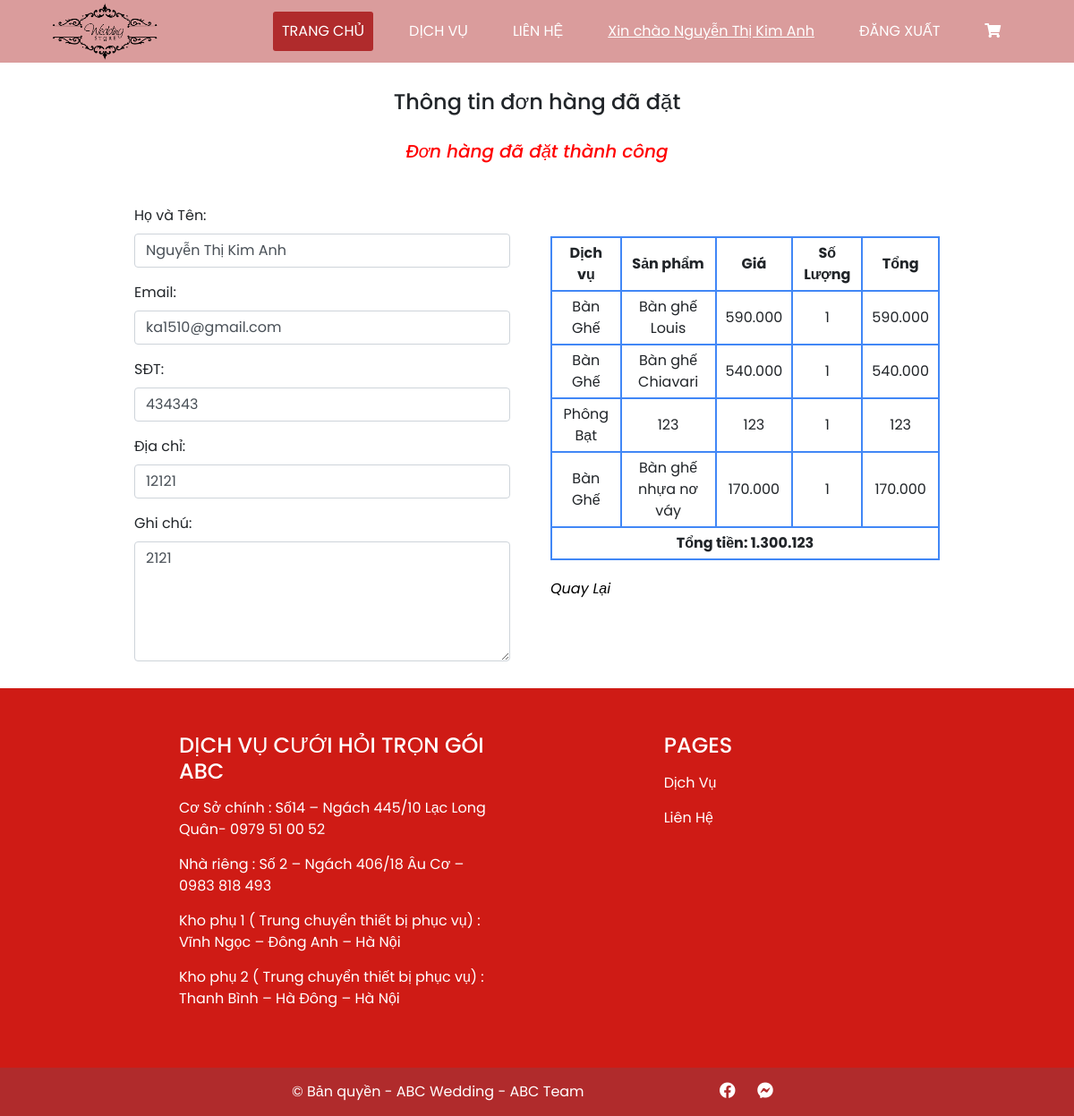
Screenshot of /category_product/ordered_list.php?user_id=65 with the database file from the repository.
### tables this page shows
CREATE TABLE `user` (
  `id` int NOT NULL AUTO_INCREMENT,
  `fullname` varchar(50) DEFAULT NULL,
  `gender` varchar(45) DEFAULT NULL,
  `email` varchar(150) DEFAULT NULL,
  `phone_number` varchar(20) DEFAULT NULL,
  `address` varchar(200) DEFAULT NULL,
  `password` varchar(32) DEFAULT NULL,
  `role_id` int DEFAULT NULL,
  `created_at` datetime DEFAULT NULL,
  `updated_at` datetime DEFAULT NULL,
  `status` int DEFAULT NULL,
  PRIMARY KEY (`id`),
  KEY `role_id` (`role_id`),
  CONSTRAINT `user_ibfk_1` FOREIGN KEY (`role_id`) REFERENCES `role` (`id`)
);

CREATE TABLE `orders` (
  `id` int NOT NULL AUTO_INCREMENT,
  `user_id` int DEFAULT NULL,
  `fullname` varchar(500) DEFAULT NULL,
  `phone_number` varchar(50) DEFAULT NULL,
  `email` varchar(500) DEFAULT NULL,
  `address` varchar(500) DEFAULT NULL,
  `note` varchar(250) DEFAULT NULL,
  `total` int DEFAULT NULL,
  `create_time` datetime DEFAULT NULL,
  `status` int DEFAULT NULL,
  PRIMARY KEY (`id`),
  KEY `user_id` (`user_id`),
  CONSTRAINT `orders_ibfk_1` FOREIGN KEY (`user_id`) REFERENCES `user` (`id`)
);

CREATE TABLE `order_user` (
  `id` int NOT NULL AUTO_INCREMENT,
  `user_id` int DEFAULT NULL,
  `product_id` int DEFAULT NULL,
  `count` int DEFAULT NULL,
  `status` int DEFAULT NULL,
  PRIMARY KEY (`id`)
);

CREATE TABLE `category` (
  `id` int NOT NULL AUTO_INCREMENT,
  `name` varchar(20) DEFAULT NULL,
  `h4_content` varchar(500) NOT NULL,
  `h5_content` varchar(500) NOT NULL,
  PRIMARY KEY (`id`)
);

CREATE TABLE `product` (
  `id` int NOT NULL AUTO_INCREMENT,
  `category_id` int DEFAULT NULL,
  `title` varchar(350) DEFAULT NULL,
  `price` int DEFAULT NULL,
  `thumbnail` varchar(500) DEFAULT NULL,
  `description` longtext,
  `count` int DEFAULT NULL,
  `created_at` datetime DEFAULT NULL,
  `updated_at` datetime DEFAULT NULL,
  PRIMARY KEY (`id`),
  KEY `category_id` (`category_id`),
  CONSTRAINT `product_ibfk_1` FOREIGN KEY (`category_id`) REFERENCES `category` (`id`)
);

### Web/database/dbhelper.php (called while the page is built, shortened)
<?php
function executeResult($sql, $isSingle = false) {
	$data = null;
	$conn = mysqli_connect(HOST, USERNAME, PASSWORD, DATABASE);
	mysqli_set_charset($conn, 'utf8');
	$resultset = mysqli_query($conn, $sql);
	if($isSingle) {
		$data = mysqli_fetch_array($resultset,1);
	} else {
		$data = [];
		while(($row = mysqli_fetch_array($resultset,1)) != null) {
			$data[] = $row;
		}
	}
	return $data;
}

### Web/category_product/ordered_list.php (the view, shortened to what this page needs)
<?php
	require_once('../utils/ultility.php');
	require_once('../database/dbhelper.php');
	$user_id = $product_id = '';
	$baseUrl = '';
	if(!empty($_GET)) {
		if($_GET['user_id']) {
			$user_id = $_GET['user_id'];
		}
	}
	$fullname = $email = $phone_number = $address = $note = '';
	if ($user_id != '' && $user_id > 0) {
		$userItem = executeResult ("select * from orders where user_id = ".$user_id."",true);
		if($userItem != null) {
			$fullname = $userItem['fullname'];
			$email = $userItem['email'];
			$phone_number = $userItem['phone_number'];
			$address = $userItem['address'];
			$note = $userItem['note'];
		}
	}
	require_once($baseUrl.'header__user.php');
?>
	<link rel="stylesheet" href="https://maxcdn.bootstrapcdn.com/bootstrap/4.4.1/css/bootstrap.min.css">
	<link rel="stylesheet" href="../asset/css/service.css">
	<link rel="stylesheet" href="../asset/css/user.css">
	<h4 style="padding:100px 0 20px 0; text-align: center;">Thông tin đơn hàng đã đặt</h4>
	<h5 style="padding:0px 0 40px 0; text-align: center;color: red;"><i>Đơn hàng đã đặt thành công</i></h5>
	<div class="order row"  style="padding: 0 150px;" >
	<div class="col-md-6 col-12" style="padding-right:30px">
			<form method = "post">
				<div class="form-group">
					<label for="usr" style=" float: left;">Họ và Tên:</label>
					<input required="true" type="text" class="form-control" id="usr" name="fullname" value="<?=$fullname?>">
				</div>
				<div class="form-group">
						<label for="email" style="float: left;">Email:</label>
						<input required="true" type="email" class="form-control" id="email" name="email" value="<?=$email?>">
				</div>
				<div class="form-group">
						<label for="phone_number" style="float: left;">SĐT:</label>
						<input required="true" type="tel" class="form-control" id="phone_number" name="phone_number" value="<?=$phone_number?>">
				</div>
				<div class="form-group">
						<label for="address" style="float: left;">Địa chỉ:</label>
						<input required="true" type="text" class="form-control" id="address" name="address" value="<?=$address?>">
				</div>
				<div class="form-group" style="margin-bottom: 30px; display: flex;flex-direction:column;">
					<label for="pwd" style="float:left;">Ghi chú:</label>
					<textarea class="form-control" rows="5" name="note" id="note"><?=$note?></textarea>
				</div>
			</form>
		</div>
		<div class="order__left col-md-6" style="padding-top: 35px;">
			<table style="padding-top: 50px;">
				<thead>
					<th>Dịch vụ</th>
					<th>Sản phẩm</th>
					<th>Giá</th>
					<th>Số Lượng</th>
					<th>Tổng</th>
				</thead>
				<tbody>
				<?php
					$sum_price = 0;
					$sql = "SELECT order_user.product_id, order_user.user_id, order_user.count, category.name category_name, product.title product_title, product.price FROM order_user JOIN product ON order_user.product_id = product.id JOIN category ON category.id = product.category_id WHERE order_user.user_id = ".$user_id."";
					$orderList = executeResult($sql);
					foreach ($orderList as $order) {
						echo '
							<tr>
								<td>'.$order['category_name'].'</td>
								<td>'.$order['product_title'].'</td>
								<td>'.number_format($order['price'],0,',','.').'</td>
								<td>'.$order['count'].'</td>
								<td>'.number_format($order['price']* $order['count'],0,',','.').'</td>
								</tr>
								';
								$sum_price += $order['price']* $order['count'];
							}
					echo '
						<tr>
							<td colspan = "5"><b>Tổng tiền: '.number_format($sum_price,0,',','.').'</b></td>
						</tr>
					';
				?>
				</tbody>
			</table>
			<div class="order__footer">
				<a href="./manage_product.php?user_id=<?=$user_id?>" style="color: #000;"> <i>Quay Lại</i></a>
			</div>
		</div>
	</div>
	<div class="contact" id="contact">
				<div class="address">
					<h4>Dịch vụ cưới hỏi trọn gói ABC</h4>
					<p>Cơ Sở chính : Số14 – Ngách 445/10 Lạc Long Quân- 0979 51 00 52</p>
					<p>Nhà riêng : Số 2 – Ngách 406/18 Âu Cơ – 0983 818 493</p>
					<p>Kho phụ 1 ( Trung chuyển thiết bị phục vụ) : Vĩnh Ngọc – Đông Anh – Hà Nội</p>
					<p>Kho phụ 2 ( Trung chuyển thiết bị phục vụ) : Thanh Bình – Hà Đông – Hà Nội</p>
				</div>
				<div class="pages">
					<h4>Pages</h4>
					<a href="">Dịch Vụ</a>
					<a href="">Liên Hệ</a>
				</div>
			</div>
			<footer class="footer">
				<span class="copyright">
					© Bản quyền - ABC Wedding -
					<a href="">ABC Team</a>
				</span>
				<div class="brand">
					<a href=""><i class="fab fa-facebook"></i></a>
					<a href=""><i class="fab fa-facebook-messenger"></i></a>
				</div>
			</footer>
	</body>
</html>

### Web/category_product/header__user.php (shortened to what this page needs)
<?php
    require_once('../utils/ultility.php');
		require_once('../database/dbhelper.php');
		$user = executeResult("select fullname from user where id = ".$user_id."", true);
		$user_name = $user['fullname'];
?>
<!doctype html>
<html lang="en">
	<head>
		<link rel="stylesheet" href="../asset/font/fontawesome-free-5.15.4-web/css/all.css">
		<link
				rel="stylesheet"
				type="text/css"
				href="https://cdn.jsdelivr.net/npm/slick-carousel@1.8.1/slick/slick.css"
			/>
		<link rel="stylesheet" href="../asset/css/base.css">
	</head>
	<body>
		<div class="menu_bar">
			<a href="#">
				<img class="logo-img" src="../asset/image/logo.png" alt="">
			</a>
			<ul>
					<li class="active"><a href="../screen_user/index.php?user_id=<?=$user_id?>">Trang Chủ</a></li>
					<li>
						<a href="#">Dịch Vụ</a>
					</li>
					<li><a href="#contact">Liên Hệ</a></li>
					<li style="text-decoration: underline;">Xin chào <?php echo $user_name;?></li>
					<li><a href="../index.php">Đăng xuất</a></li>
					<li><a href="./manage_product.php?user_id=<?=$user_id?>"><i class="fas fa-shopping-cart" style="color: var(--while-color);"></i></a></li>
				</ul>
		</div>

### Web/asset/css/base.css (style rules this page uses)
* { margin: 0; padding: 0; box-sizing: border-box; font-family: "Poppins", sans-serif; }
body { min-height: 100vh; background-color: #232c33; }
:root { --primary-color: #232c33; --secondary-color: #4187f6; --while-color: #fff; --black-color: #000; --text-color: #ccc; --navbar-width: 240px; --content-width: calc(100% - var(--navbar-width) - 10px); --search-width: calc(100% - var(--navbar-width) - 10px); }
table, th, td { border: 2px solid var(--secondary-color); border-collapse: collapse; text-align: center; }

### Web/asset/css/service.css (style rules this page uses)
.order__footer { display: flex; justify-content: space-between; }

### Web/asset/css/user.css (style rules this page uses)
* { margin: 0; padding: 0; box-sizing: border-box; }
body { font-family: sans-serif; background-color: var(--while-color); }
.menu_bar { background-color: rgba(176, 43, 43, 0.466); text-align: center; height: 70px; display: flex; justify-content: space-around; align-items: center; position: fixed; top: 0; left: 0; right: 0; z-index: 100; }
.logo-img { width: 120px; height: 100%; }
.menu_bar ul { display: inline-flex; list-style: none; color: white; margin: 0; }
.menu_bar ul li { margin: 15px; padding: 10px; transition: all 0.1s linear; cursor: pointer; }
.menu_bar ul li a { text-decoration: none; text-transform: uppercase; color: #fff; }
.active, .menu_bar ul li:hover { background: #b02b2c; border-radius: 3px; }
.contact { width: 100%; padding: 50px 200px; background-color: #cf1b15; display: inline-flex; justify-content: space-between; }
.address { max-width: 360px; }
.address h3, .address h4, .pages h4, .pages h3 { text-transform: uppercase; color: var(--while-color); }
.address p { color: var(--while-color); margin: 15px 0; }
.pages a { display: block; margin: 15px 0; color: var(--while-color); text-decoration: none; }
.footer { padding: 0 200px; width: 100%; background-color: #b02b2c; display: flex; justify-content: space-evenly; }
.copyright, .brand { padding: 15px; color: var(--while-color); }
.brand a, .copyright a { color: var(--while-color); text-decoration: none; }
.brand a i { padding: 0 10px; font-size: 18px; }

### Web/category_product/ordered_list.php (style rules this page uses)
th,td { padding: 5px 10px; }
.order__footer { margin-top: 20px; }

### rows the page displays
user: fullname "Nguyễn Thị Kim Anh"
orders: fullname "Nguyễn Thị Kim Anh", email "ka1510@gmail.com", phone_number "434343", address "12121", note "2121"
order_user: category.name "Bàn Ghế", product.title "Bàn ghế Louis", product.price "590.000", count "1", $order['price']* $order['count'] "590.000"
order_user: category.name "Bàn Ghế", product.title "Bàn ghế Chiavari", product.price "540.000", count "1", $order['price']* $order['count'] "540.000"
order_user: category.name "Phông Bạt", product.title "123", product.price "123", count "1", $order['price']*$order['count'] "123"
order_user: category.name "Bàn Ghế", product.title "Bàn ghế nhựa nơ váy", product.price "170.000", count "1", $order['price']* $order['count'] "170.000"

### other values shown
$sum_price "1.300.123"
